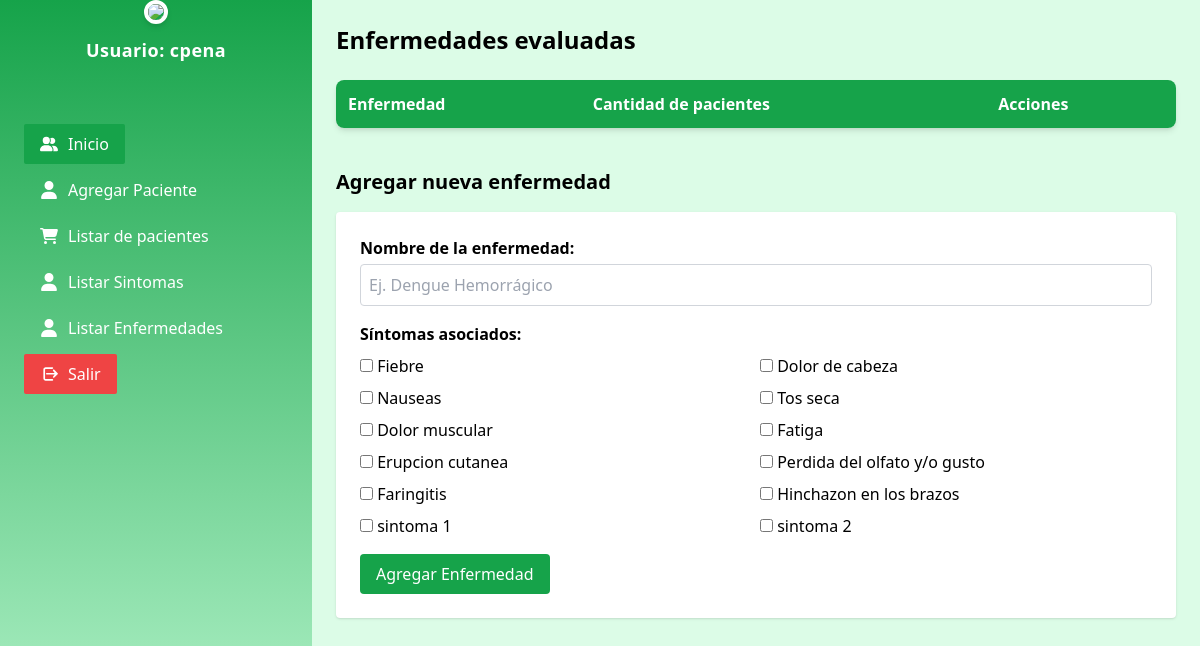
/controlador/medico/listarEnfermedadesController.php (signed in), run on the app's committed database.
### tables this page shows
CREATE TABLE `sintoma` (
  `idsintoma` int(11) NOT NULL,
  `sintoma` varchar(200) NOT NULL,
  `estado` char(1) NOT NULL
);

### controlador/medico/listarEnfermedadesController.php (called while the page is built, shortened)
<?php
include_once(__DIR__ . "/../../vista/medico/listarEnfermedadesView.php");
$listarView = new listarEnfermedadesView;
function obtenerSintomas() {
    $conexion = new Conexion();
    $conn = $conexion->conectarbd();
    $sql = "SELECT idsintoma, sintoma FROM sintoma ORDER BY idsintoma";
    $result = $conn->query($sql);
    $sintomas = [];
    while ($row = $result->fetch_assoc()) {
        $sintomas[] = $row;
    }
    return $sintomas;
}
$enfermedadesList = [];
$sintomas = obtenerSintomas();
$listarView->listarEnfermedades($enfermedadesList, $sintomas);
?>

### vista/medico/listarEnfermedadesView.php (the view, shortened to what this page needs)
<?php
include_once(__DIR__ . "../../compartidos/apartadosViews.php");
class listarEnfermedadesView extends apartadosViews {
    public function listarEnfermedades($enfermedadesList, $sintomas) {
?>
<!DOCTYPE html>
<html lang="es">
<head>
    <script src="https://cdn.tailwindcss.com"></script>
</head>
<body>
    <div class="flex h-screen overflow-hidden">
        <div class="flex-1 p-6 bg-green-100 overflow-y-auto">
            <h1 class="text-2xl font-bold mb-6">Enfermedades evaluadas</h1>
            <table class="w-full bg-white shadow-md rounded-lg overflow-hidden mb-10">
                <thead class="bg-green-600 text-white">
                    <tr>
                        <th class="p-3 text-left">Enfermedad</th>
                        <th class="p-3 text-left">Cantidad de pacientes</th>
                        <th class="p-3 text-left">Acciones</th>
                    </tr>
                </thead>
            </table>
            <h2 class="text-xl font-semibold mb-4">Agregar nueva enfermedad</h2>
            <form method="POST" action="../../controlador/medico/crearEnfermedadController.php" class="bg-white p-6 rounded shadow">
                <div class="mb-4">
                    <label class="block font-bold mb-1">Nombre de la enfermedad:</label>
                    <input type="text" name="nombre" required class="w-full p-2 border border-gray-300 rounded" placeholder="Ej. Dengue Hemorrágico">
                </div>
                <div class="mb-4">
                    <label class="block font-bold mb-2">Síntomas asociados:</label>
                    <div class="grid grid-cols-2 gap-2">
                        <?php foreach ($sintomas as $s): ?>
                            <label><input type="checkbox" name="sintomas[]" value="s<?php echo $s['idsintoma']; ?>"> <?php echo $s['sintoma']; ?></label>
                        <?php endforeach; ?>
                    </div>
                </div>
                <button type="submit" class="bg-green-600 text-white px-4 py-2 rounded hover:bg-green-700">Agregar Enfermedad</button>
            </form>
        </div>
    </div>
</body>
</html>
<?php } } ?>

### data on the page
sintoma: sintoma "Fiebre"
sintoma: sintoma "Dolor de cabeza"
sintoma: sintoma "Nauseas"
sintoma: sintoma "Tos seca"
sintoma: sintoma "Dolor muscular"
sintoma: sintoma "Fatiga"
sintoma: sintoma "Erupcion cutanea"
sintoma: sintoma "Perdida del olfato y/o gusto"
sintoma: sintoma "Faringitis"
sintoma: sintoma "Hinchazon en los brazos"
sintoma: sintoma "sintoma 1"
sintoma: sintoma "sintoma 2"

### other printed values
$_SESSION['usuario'] "cpena"
